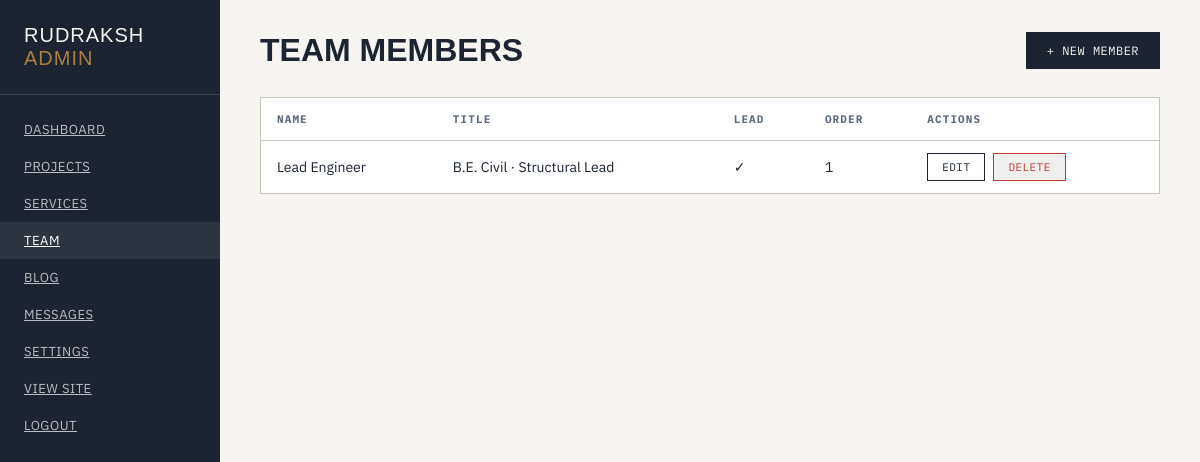
The app's page /admin/team (signed in), older data.
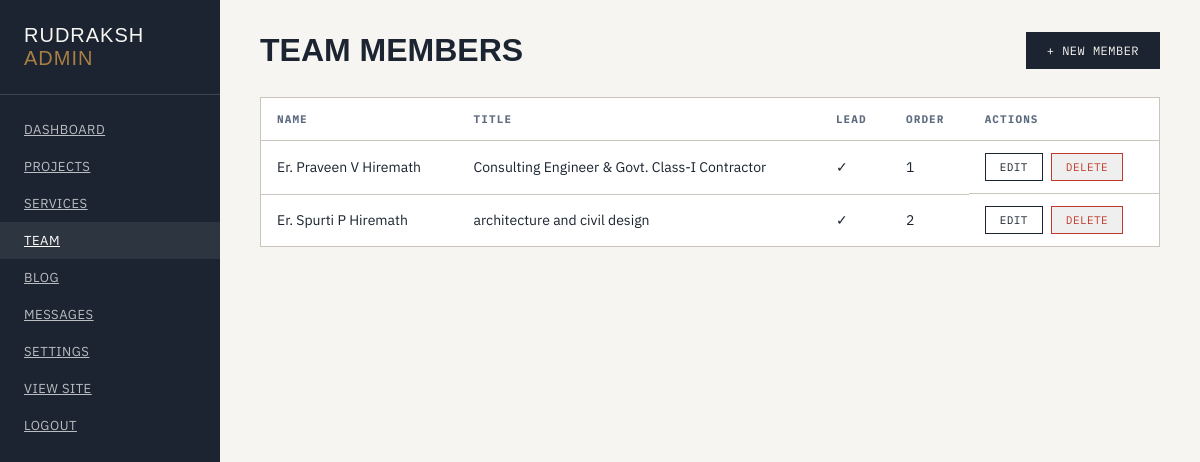
The same page, newer data.
### app/models.py (models this page shows)
class TeamMember(db.Model):
    id = db.Column(db.Integer, primary_key=True)
    name = db.Column(db.String(200), nullable=False)
    title = db.Column(db.String(200))
    bio = db.Column(db.Text)
    image = db.Column(db.String(300))
    credentials = db.Column(db.Text)
    license_no = db.Column(db.String(100))
    experience = db.Column(db.String(100))
    registered_in = db.Column(db.String(200))
    is_lead = db.Column(db.Boolean, default=False)
    order = db.Column(db.Integer, default=0)

### app/routes/admin.py (the view)
@admin_bp.route('/team')
@login_required
def team():
    members = TeamMember.query.order_by(TeamMember.order).all()
    return render_template('admin/team.html', members=members)

### app/models.py (called while the page is built)
@login_manager.user_loader
def load_user(user_id):
    return User.query.get(int(user_id))

    @classmethod
    def get(cls, key, default=''):
        setting = cls.query.filter_by(key=key).first()
        return setting.value if setting else default

### app/templates/admin/team.html (shortened to what this page needs)
{% extends "admin/base.html" %}
{% block content %}
<div class="page-header">
  <h1>Team Members</h1>
  <a href="{{ url_for('admin.team_new') }}" class="btn btn-primary">+ New Member</a>
</div>
<table class="admin-table">
  <thead>
    <tr><th>Name</th><th>Title</th><th>Lead</th><th>Order</th><th>Actions</th></tr>
  </thead>
  <tbody>
    {% for m in members %}
    <tr>
      <td>{{ m.name }}</td>
      <td>{{ m.title }}</td>
      <td>{% if m.is_lead %}&#10003;{% endif %}</td>
      <td>{{ m.order }}</td>
      <td class="actions">
        <a href="{{ url_for('admin.team_edit', id=m.id) }}" class="btn-sm">Edit</a>
        <form method="POST" action="{{ url_for('admin.team_delete', id=m.id) }}" style="display:inline;">
          <button type="submit" class="btn-sm danger" onclick="return confirm('Delete this member?')">Delete</button>
        </form>
      </td>
    </tr>
    {% endfor %}
  </tbody>
</table>
{% endblock %}

Row changes from the older to the newer data that the page shows:
changed TeamMember: name "Lead Engineer" → "Er. Praveen V Hiremath"; title "B.E. Civil · Structural Lead" → "Consulting Engineer & Govt. Class-I Contractor"
added TeamMember: name "Er. Spurti P Hiremath", title "architecture and civil design", order "2"
